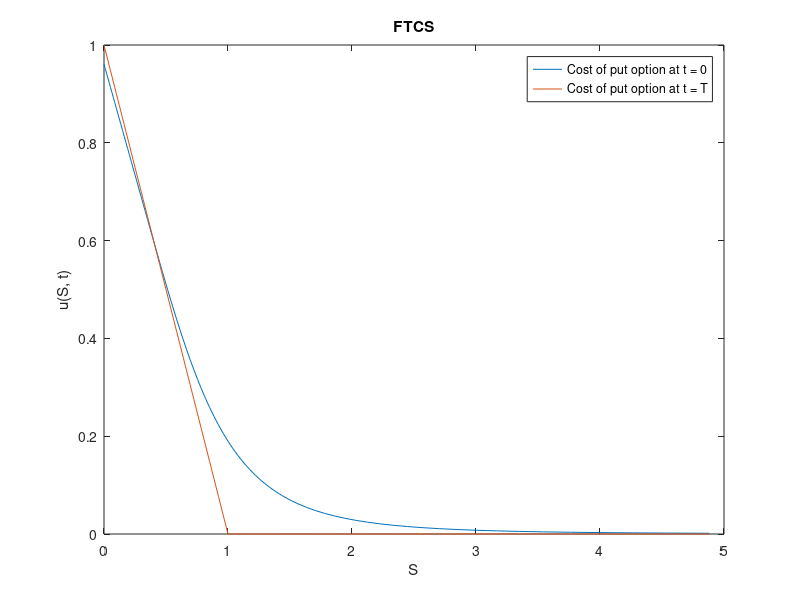
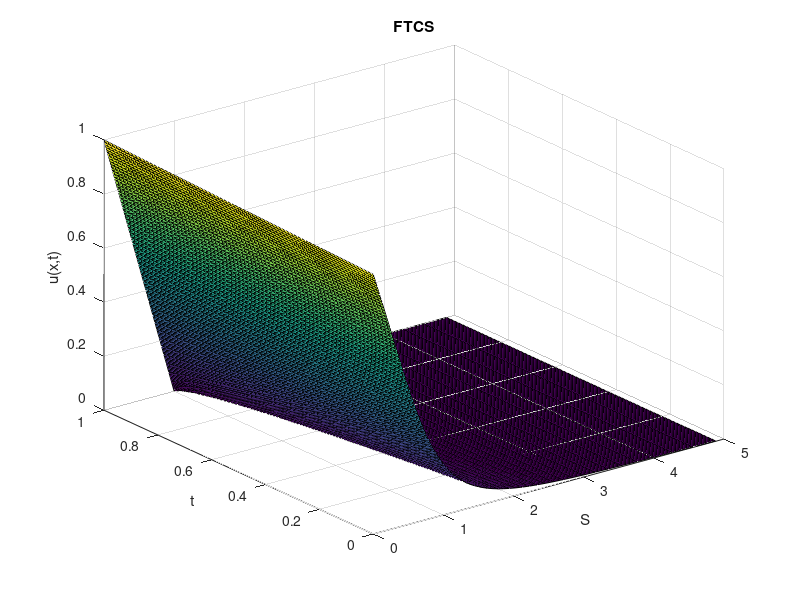

MATLAB code to generate these figures, in order: (Note: this script raises an error after producing the figures.)
function q2
	close all; clear; im_num = 1;
	% Terminal Condition flag
	isTerminal = true;

	T = 1;
	r = 0.04;
	sig = 0.25;
	delta = 0.1;
	P = 1;

	% Boundary
	eta_min = 0;
	eta_max = 1; 

	h = 0.01;
	k = h/2;
	m = (eta_max - eta_min)/h;
	n = ceil(T/k);

	Eta = eta_min:h:eta_max;
	Time = 0:k:T;

	% Tau = T - t
	U = FTCS(T, r, sig, delta, Eta, Time, h, k);
	[S, Time, U] = transform_back(Eta, Time, U, P, T);
	figure; plot(S, U(1, :)); hold on; plot(S, U(end, :)); hold off;
	legend('Cost of put option at t = 0', 'Cost of put option at t = T'); xlabel('S'); ylabel('u(S, t)'); title('FTCS');
	saveas(gcf, sprintf('plots/q2_%d.png', im_num)); im_num = im_num + 1;
	figure; surf(S, Time, U); xlabel('S'); ylabel('t'); zlabel('u(x,t)'); title('FTCS');
	saveas(gcf, sprintf('plots/q2_%d.png', im_num)); im_num = im_num + 1;
	
	Methods = {'Matlab Back-Slash', 'Gauss-Seidel', 'Jacobi', 'SOR'};
	for meth = 1:4
		U = BTCS(T, r, sig, delta, Eta, Time, h, k, Methods{meth});
		[S, Time, U] = transform_back(Eta, Time, U, P, T);
		figure; plot(S, U(1, :)); hold on; plot(S, U(end, :)); hold off;
		legend('Cost of put option at t = 0', 'Cost of put option at t = T'); xlabel('S'); ylabel('u(S, t)'); title(sprintf('BTCS using %s method', Methods{meth}));
		saveas(gcf, sprintf('plots/q2_%d.png', im_num)); im_num = im_num + 1;
		figure; surf(S, Time, U); xlabel('S'); ylabel('t'); zlabel('u(S,t)'); title(sprintf('BTCS using %s method', Methods{meth}));
		saveas(gcf, sprintf('plots/q2_%d.png', im_num)); im_num = im_num + 1;
	end

	for meth = 1:4
		U = Crank(T, r, sig, delta, Eta, Time, h, k, Methods{meth});
		[S, Time, U] = transform_back(Eta, Time, U, P, T);
		figure; plot(S, U(1, :)); hold on; plot(S, U(end, :)); hold off;
		legend('Cost of put option at t = 0', 'Cost of put option at t = T'); xlabel('S'); ylabel('u(S, t)'); title(sprintf('Crank-Nicolson using %s method', Methods{meth}));
		saveas(gcf, sprintf('plots/q2_%d.png', im_num)); im_num = im_num + 1;
		figure; surf(S, Time, U); xlabel('S'); ylabel('t'); zlabel('u(S,t)'); title(sprintf('Crank-Nicolson using %s method', Methods{meth}));
		saveas(gcf, sprintf('plots/q2_%d.png', im_num)); im_num = im_num + 1;
	end
end

function [y] = f(Eta)
	temp1 = zeros(size(Eta));
	temp2 = 1 - 2*Eta;
	y = max([temp1; temp2]);
end

function [y] = g1(r, Tau)
	y = f(0) * exp(-r*Tau);
end

function [y] = g2(delta, Tau)
	y = f(1) * exp(-delta*Tau);
end

function [y] = fa(sig, eta)
	y = - sig.^2 .* eta.^2 .* (1 - eta.^2) / 2;
end

function [y] = fb(r, delta, eta);
	y = - (r - delta) .* eta .* (1 - eta);
end

function [y] = fc(r, delta, eta)
	y = r*(1 - eta) + delta*eta;
end

function [S, Time, U] = transform_back(Eta, Tau, U, P, T)
	S = P*Eta ./ (1 - Eta);
	m = sum(S < 5);
	S = S(1:m);
	U = U(:, 1:m);
	Time = Tau;
	U = flipud(U);
	U = (S + P) .* U;
end


function [U] = FTCS(T, r, sig, delta, Eta, Tau, h, k)
	fprintf('\nRunning FTCS\n');
	m = length(Eta);
	n = length(Tau);
	U = zeros(n, m);

	U(1:end, 1) = g1(r, Tau);
	U(1:end, end) = g2(delta, Tau);
	U(1, 1:end) = f(Eta);

	for i = 2:n
		for j = 2:m-1
			aa = fa(sig, Eta(j));
			bb = fb(r, delta, Eta(j));
			cc = fc(r, delta, Eta(j));
			U(i, j) = (-aa*k/h^2 + 0.5*bb*k/h)*U(i-1,j-1) + (1 + 2*aa*k/h^2 - cc*k)*U(i-1,j) + (-aa*k/h^2 - 0.5*bb*k/h)*U(i-1,j+1);
		end
	end
end

function [U] = BTCS(T, r, sig, delta, Eta, Tau, h, k, method)
	fprintf('\nRunning BTCS\n');
	fprintf('Using %s method\n', method);
	m = length(Eta);
	n = length(Tau);
	U = zeros(n, m);

	U(1:end, 1) = g1(r, Tau);
	U(1:end, end) = g2(delta, Tau);
	U(1, 1:end) = f(Eta);

	for i = 2:n
		A = zeros(m, m);
		b = zeros(m, 1);

		aa = fa(sig, Eta);
		bb = fb(r, delta, Eta);
		cc = fc(r, delta, Eta);

		A(1:m+1:end) = 1 - 2*aa*k/h^2 + cc*k;
		A(2:m+1:end) = aa(2:m)*k/h^2 - bb(2:m)*k/(2*h);
		A(m+1:m+1:end) = aa(1:m-1)*k/h^2 + bb(1:m-1)*k/(2*h);

		A(1,1) = 1;
		A(1,2) = 0;
		A(m,m) = 1;
		A(m,m-1) = 0;

		b(2:m-1) = U(i-1,2:m-1);
		b(1) = U(i,1);
		b(end) = U(i,end);

		if method(1) == 'B'
			U(i,:) = (A\b)';
		elseif method(1) == 'G'
			U(i,:) = gauss_seidel(A,b,1000,1e-5);
		elseif method(1) == 'J'
			U(i,:) = jacobi(A,b,1000,1e-5);
		else
			U(i,:) = sor(A,b,1000,1e-5);
		end			
			
	end
end

function [U] = Crank(T, r, sig, delta, Eta, Tau, h, k, method)
	fprintf('\nRunning Crank Nicolson\n');
	fprintf('Using %s method\n', method);
	m = length(Eta);
	n = length(Tau);
	U = zeros(n, m);

	U(1:end, 1) = g1(r, Tau);
	U(1:end, end) = g2(delta, Tau);
	U(1, 1:end) = f(Eta);

	for i = 2:n
		A = zeros(m, m);
		b = zeros(m, 1);
	
		aa = fa(sig, Eta);
		bb = fb(r, delta, Eta);
		cc = fc(r, delta, Eta);

		A(1:m+1:end) = 2 - 2*aa*k/h^2 + cc*k;
		A(2:m+1:end) = aa(2:m)*k/h^2 - bb(2:m)*k/(2*h);
		A(m+1:m+1:end) = aa(1:m-1)*k/h^2 + bb(1:m-1)*k/(2*h);

		A(1,1) = 1;
		A(1,2) = 0;
		A(m,m) = 1;
		A(m,m-1) = 0;

		b(2:m-1) = (-aa(2:m-1)*k/h^2 + bb(2:m-1)*k/(2*h)) .* U(i-1,1:m-2) ...
					+ (2 + 2*aa(2:m-1)*k/h^2 - cc(2:m-1)*k) .* U(i-1,2:m-1) ...
					+ (-aa(2:m-1)*k/h^2 - bb(2:m-1)*k/(2*h)) .* U(i-1,3:m);
		b(1) = U(i,1);
		b(end) = U(i,end);

		if method(1) == 'B'
			U(i,:) = (A\b)';
		elseif method(1) == 'G'
			U(i,:) = gauss_seidel(A,b,1000,1e-5);
		elseif method(1) == 'J'
			U(i,:) = jacobi(A,b,1000,1e-5);
		else
			U(i,:) = sor(A,b,1000,1e-5);
		end	
	end
end